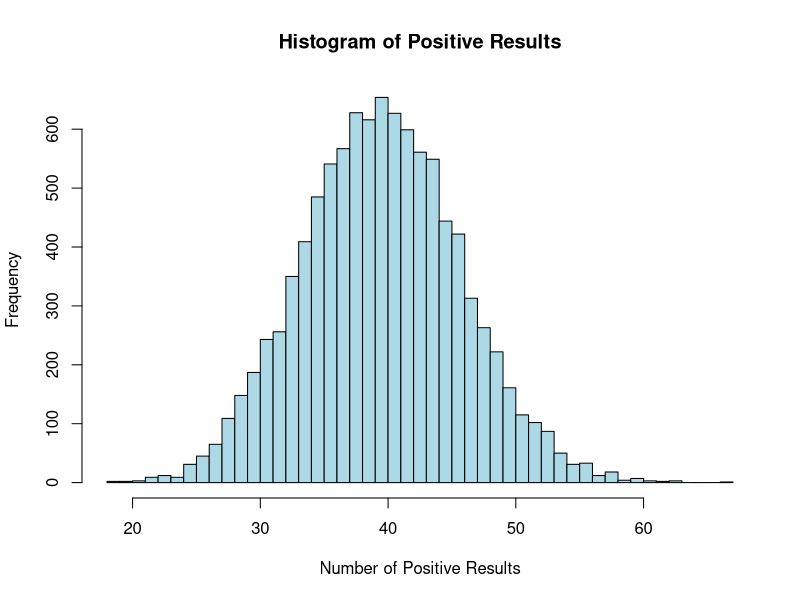

Reproduce this figure in R. (Note: this script raises an error after producing the figure.)
# Exercise 5 - variance

# Parameters
n_sim <- 10000  # Number of simulations
n_experiments <- 1000  # Number of researcher experiments
p_value <- 0.04  # Probability of finding a positive result when there is none

# Simulate the number of positive results in each simulation
set.seed(123)  # Set seed for reproducibility - with this, you always get the same results below.
results <- replicate(n_sim, sum(rbinom(n_experiments, 1, p_value)))

# Visualize the results in a histogram
hist(results, breaks = 50, main = "Histogram of Positive Results", 
     xlab = "Number of Positive Results", col = "lightblue", border = "black")

# How often do we get 65 or more positive results?
sum(results >= 65) / n_sim

# How often do we get 15 or fewer positive results?
sum(results <= 15) / n_sim

# Calculate the 90% interval around the mean (40)
quantile(results, probs = c(0.05, 0.95)) # By definition, approx. 5% of results should be below 30 and 5% above 50
# 5% 95% 
#  30  50 
sum(results <= 30) / n_sim # approx. correct
sum(results >= 50) / n_sim # approx. correct

# Theoretical variance for the experiment (binomial distribution variance formula)
theoretical_variance <- n_experiments * p_value * (1 - p_value) # https://en.wikipedia.org/wiki/Binomial_distribution#Expected_value_and_variance
theoretical_variance
sqrt(theoretical_variance) # ~ 2/3 of results should be within 40 +/- 6.19
conflicts_prefer(base::`%in%`) # if you have the same function in two packages, you can use this to see which one is being used
sum(results >= 40 - 6.19 & results <= 40 + 6.19) / n_sim # looks good

# Estimate the variance from the simulation
estimated_variance <- var(results)
estimated_variance
